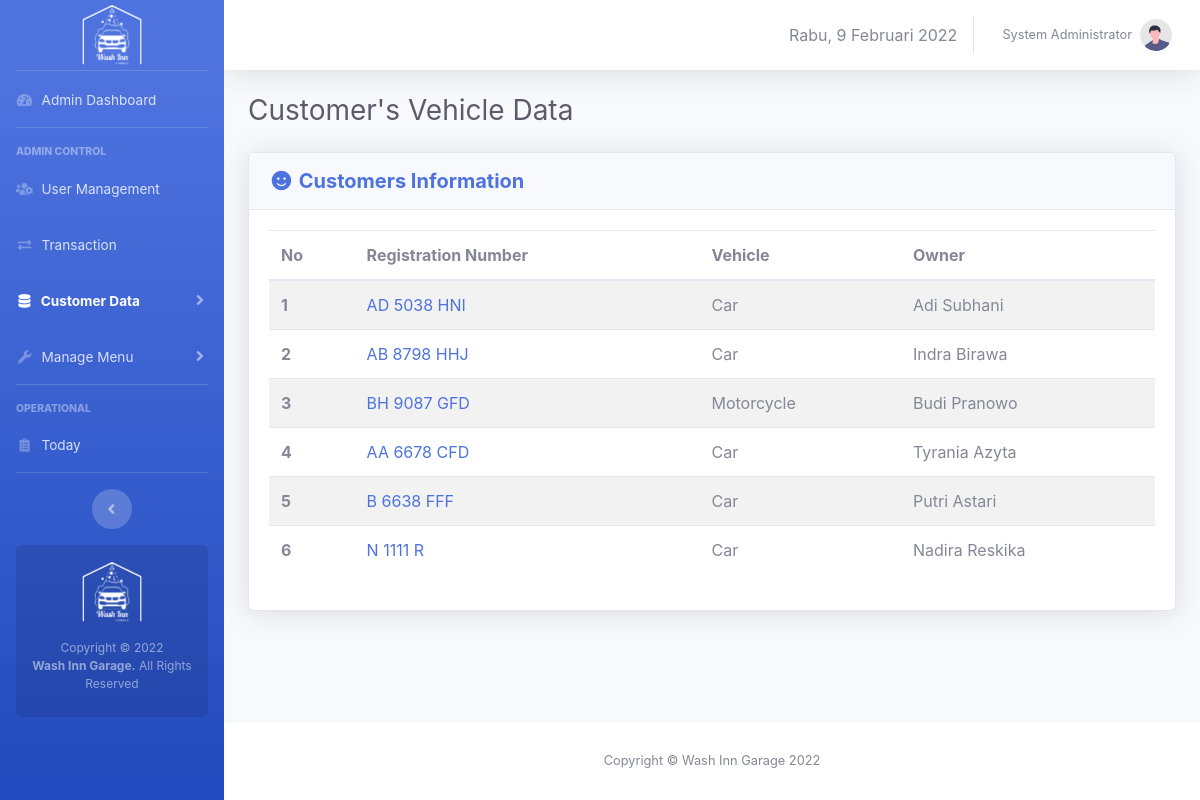
The app's page /admin/customer-vehicle.php (signed in), older data.
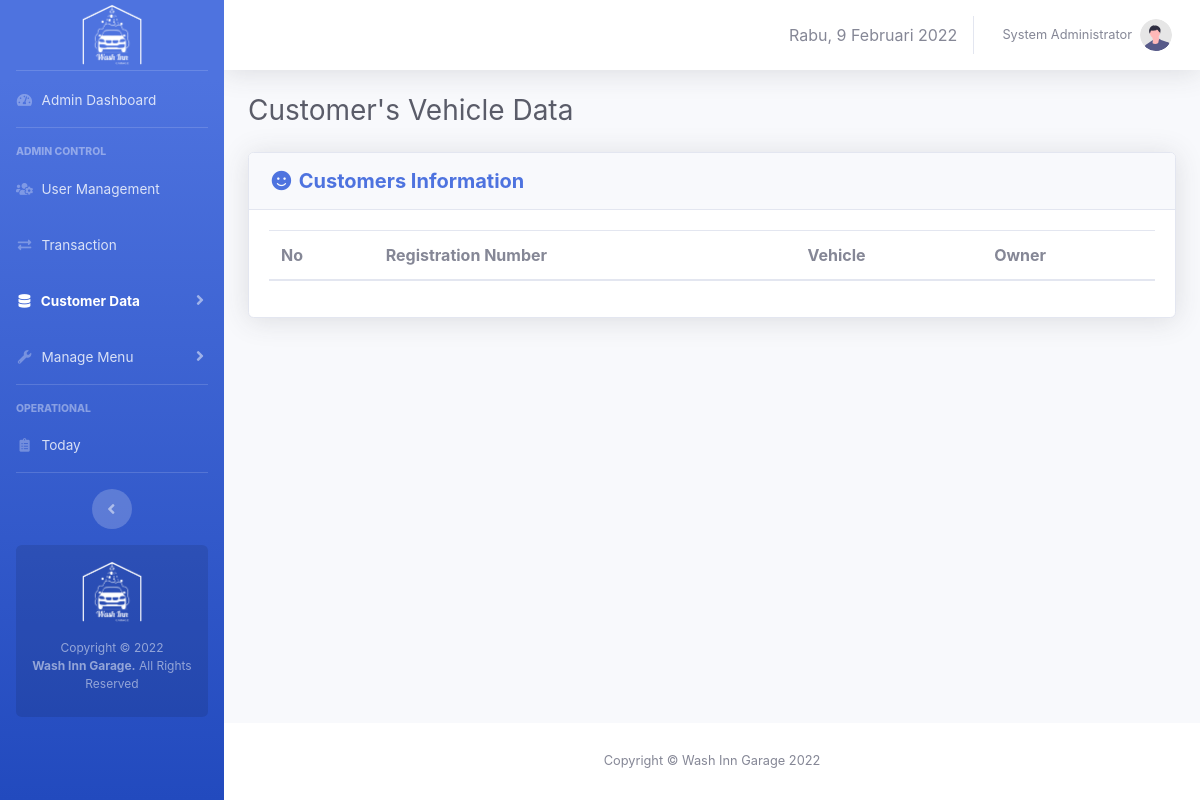
The same page, newer data.
### tables this page shows
CREATE TABLE `vehicles` (
  `id` int(10) NOT NULL,
  `vehicletype` varchar(10) NOT NULL,
  `platnomor` varchar(12) NOT NULL,
  `owner_id` int(10) NOT NULL
);

CREATE TABLE `customers` (
  `id` int(10) NOT NULL,
  `fullname` varchar(100) NOT NULL,
  `phone` varchar(20) NOT NULL,
  `email` varchar(100) NOT NULL,
  `membership` enum('member','customer') NOT NULL DEFAULT 'customer',
  `membership_point` int(10) NOT NULL
);

### core/init.php (called while the page is built, shortened)
<?php
if (!empty($_SERVER['HTTPS']) && ('on' == $_SERVER['HTTPS'])) {
  $home = 'https://';
} else {
  $home = 'http://';
}
$home   .= $_SERVER['HTTP_HOST'] . '/washinngarage';
$assets  = $home . '/assets';

### admin/customer-vehicle.php (the view, shortened to what this page needs)
<?php
require_once 'admin-only.php';
$i = 1;
$query_getVehicles = "SELECT * FROM vehicles";
$execute_getVehicles = mysqli_query($link, $query_getVehicles);
?>
<!DOCTYPE html>
<html>
<head>
    <link rel="stylesheet" type="text/css" href="<?= $assets ?>/css/sb-admin-2.min.css">
    <link href="<?= $assets ?>/vendor/fontawesome-free/css/all.min.css" rel="stylesheet" type="text/css">
    <link href="<?= $assets ?>/vendor/datatables/dataTables.bootstrap4.min.css" rel="stylesheet">
</head>
<body class="page-top">
    <div id="wrapper">
        <?php require_once 'view-template/sidebar.php'; ?>
        <div id="content-wrapper" class="d-flex flex-column">
            <div id="content">
                <?php require_once 'view-template/topbar.php'; ?>
                <div class="container-fluid">
                    <div class="d-sm-flex align-items-center justify-content-between mb-4">
                        <h1 class="h3 mb-0 text-gray-800">Customer's Vehicle Data </h1>
                    </div>
                    <div class="row">
                        <div class="col-xl-12 col-lg-12" id="panelUtama">
                            <div class="card shadow mb-4">
                                <div class="card-header py-3 d-flex flex-row align-items-center justify-content-between">
                                    <h5 class="m-0 font-weight-bold text-primary"><i class="fas fa-smile fa-fw"></i> Customers Information</h5>
                                </div>
                                <div class="card-body">
                                    <table class="table table-striped" id="services">
                                        <thead>
                                            <tr>
                                                <th scope="col">No</th>
                                                <th scope="col">Registration Number</th>
                                                <th scope="col">Vehicle</th>
                                                <th scope="col">Owner</th>
                                            </tr>
                                        </thead>
                                        <tbody>
                                            <?php while ($vehicle = mysqli_fetch_assoc($execute_getVehicles)) {
                                                $id = $vehicle['owner_id'];
                                                $query_getOwner = "SELECT * FROM customers WHERE id = '$id'";
                                                $execute_getOwner = mysqli_query($link, $query_getOwner);
                                                $owner = mysqli_fetch_assoc($execute_getOwner);
                                                $ownername = $owner['fullname'];
                                                $vehicleid = $vehicle['id'];
                                            ?>
                                                <tr onclick="openDetail('<?= $ownername . '\',\'' . $vehicle['vehicletype'] . '\',\'' . $vehicle['platnomor'] . '\',\'' . $vehicleid ?>')">
                                                    <th scope="row"><?= $i ?></th>
                                                    <td><a href="#" class="text-decoration-none"><?= $vehicle['platnomor'] ?></a></td>
                                                    <td><?= ($vehicle['vehicletype'] == 'Mobil') ? 'Car' : 'Motorcycle' ?></td>
                                                    <td><?= $ownername ?></td>
                                                </tr>
                                            <?php $i++;
                                            } ?>
                                        </tbody>
                                    </table>
                                </div>
                            </div>
                        </div>
                    </div>
                </div>
            </div>
            <?php require_once "view-template/footer.php" ?>
        </div>
    </div>
</body>
</html>

Row changes from the older to the newer data that the page shows:
removed vehicles: platnomor "AD 5038 HNI", vehicletype "Car", customers.fullname "Adi Subhani"
removed vehicles: platnomor "AB 8798 HHJ", vehicletype "Car", customers.fullname "Indra Birawa"
removed vehicles: platnomor "BH 9087 GFD", vehicletype "Motorcycle", customers.fullname "Budi Pranowo"
removed vehicles: platnomor "AA 6678 CFD", vehicletype "Car", customers.fullname "Tyrania Azyta"
removed vehicles: platnomor "B 6638 FFF", vehicletype "Car", customers.fullname "Putri Astari"
removed vehicles: platnomor "N 1111 R", vehicletype "Car", customers.fullname "Nadira Reskika"
